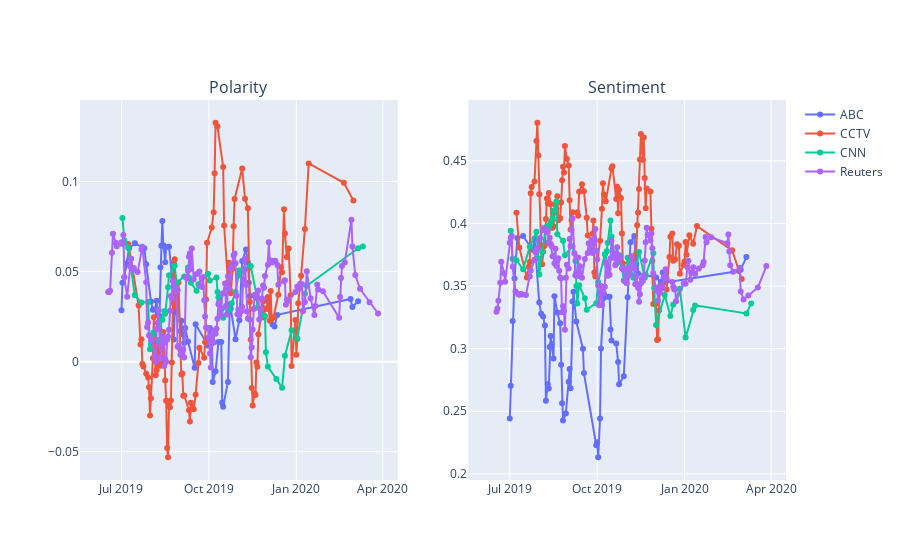

This figure's notebook cell:
### Code cell
fig = make_subplots(
    rows=1,
    cols=2,
    subplot_titles=['Polarity', 'Sentiment'],
)

for i in range(len(sentiments)):
    for source, color in zip(sources, colors):
        data = df.loc[df['source'] == source].groupby('date').mean().rolling(7).mean().reset_index()
        if i == 0:
            legend = True
        else:
            legend = False
            
        fig.add_trace(
            go.Scatter(
                x=data['date'],
                y=data[sentiments[i]],
                mode='lines+markers',
                name=source,
                marker=dict(color=color),
                showlegend=legend,
            ),
            row=1,
            col=i+1,
        )
        
fig.show()
